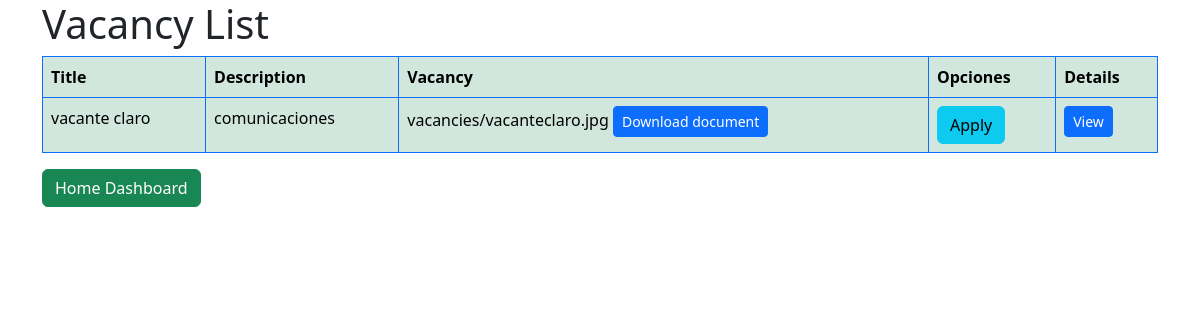
Screenshot of /vacanciescompany/ with the database file from the repository.
### TalentSwapApp/models.py (models this page shows, shortened)
class Vacancy(models.Model):
    title = models.CharField(max_length=150)
    description = models.TextField()
    created_on = models.DateTimeField(auto_now_add=True)
    document = models.FileField(upload_to='vacancies/')
    id = models.AutoField(primary_key=True)

### TalentSwapApp/views.py (the view)
# urls.py: path('vacanciescompany/' , views.vacancy_listcompany, name= 'vacancy_listcompany'),
def vacancy_listcompany(request):
    vacancies = Vacancy.objects.all()
    return render(request, 'TalentSwapApp/vacancy_listcompany.html',{
        'vacancies' : vacancies
    })

### TalentSwapApp/templates/TalentSwapApp/vacancy_listcompany.html (shortened to what this page needs)
<!doctype html>
<html lang="en">
    <head>
        <div class="container">
            <h1>Vacancy List</h1>
            <link href="https://cdn.jsdelivr.net/npm/bootstrap@5.3.3/dist/css/bootstrap.min.css" rel="stylesheet">
        </div>
    </head>
    <body>
        <div class="container">
        {% block content %}
        <table class="table table-bordered border-primary table-success table-hover">
            <thead>
                <tr>
                    <th>Title</th>
                    <th>Description</th>
                    <th>Vacancy</th>
                    <th>Opciones</th>
                    <th>Details</th>
                </tr>
            </thead>
            <tbody>
                {% for Vacancy in vacancies %}
                    <tr>
                        <td>{{ Vacancy.title }}</td>
                        <td>{{ Vacancy.description }}</td>
                        <td>{{ Vacancy.document }}
                            <a href="{{ Vacancy.document.url }}" class="btn btn-primary btn-sm" target="_blank">
                                Download document
                            </a>
                        </td>
                        <td>
                            <a href="applyVacancy/" class="btn btn-info">Apply</a>
                        </td>
                        <td>
                            <a href="{% url 'vacancy_detail' Vacancy.id %}" class="btn btn-primary btn-sm">View</a>
                        </td>
                    </tr>
                {% endfor %}
            </tbody>
        </table>
        <p>
            <a href="{% url 'dashboard_company' %}" class="btn btn-success">Home Dashboard</a>
        </p>
        {% endblock %}
        </div>
    </body>
</html>

### rows the page displays
Vacancy: title "vacante claro", description "comunicaciones", document "vacancies/vacanteclaro.jpg"
